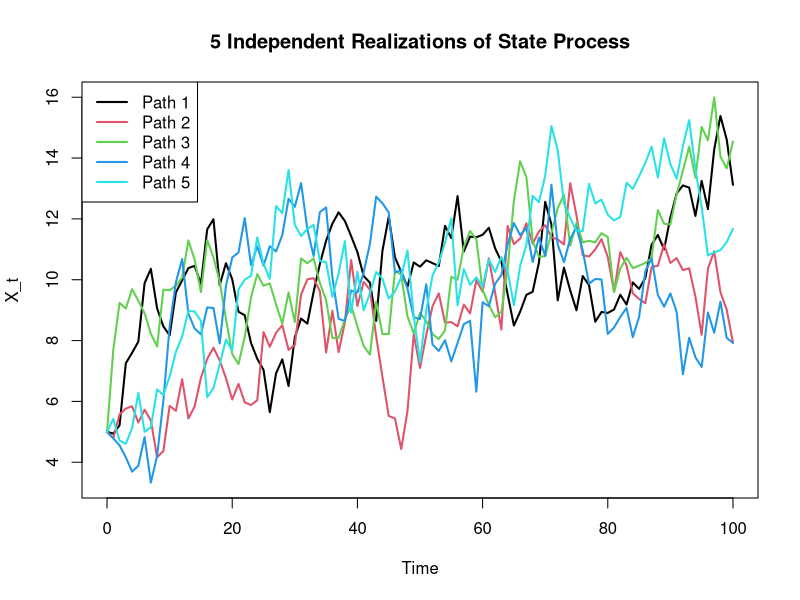
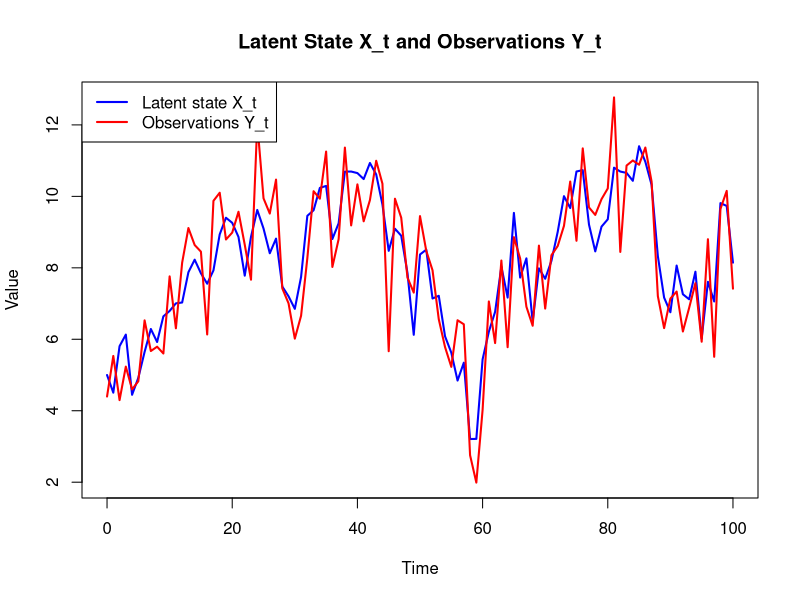
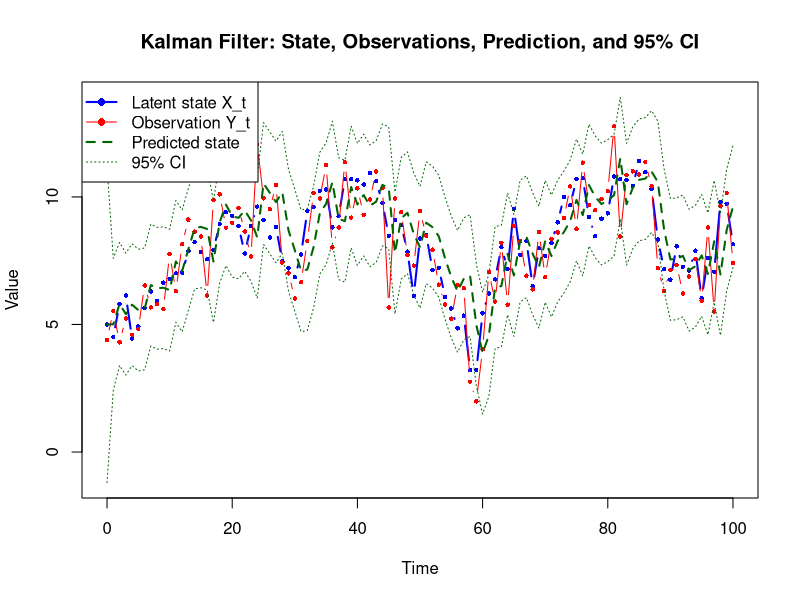

Write the R code that produced these figures, in order. (Note: this script raises an error after producing the figures.)
#### 1.1
set.seed(123)

a <- 0.9
b <- 1
sigma1 <- 1
X0 <- 5
n <- 100
num_of_realisations <- 5

# Matrix to store trajectories
# rows = time 0..100, columns = realization 1..5
X <- matrix(0, nrow = n + 1, ncol = num_of_realisations)

# Initial value
X[1, ] <- X0

# Simulate 5 independent realizations
for (j in 1:num_of_realisations) {
  for (t in 2:(n + 1)) {
    e_t <- rnorm(1, mean = 0, sd = sigma1)
    X[t, j] <- a * X[t - 1, j] + b + e_t
  }
}

#----------------------------------------------#
### PLOT
time <- 0:n
plot(time, X[,1],
     type = "l",
     col = 1,
     lwd = 2,
     ylim = range(X),
     xlab = "Time",
     ylab = "X_t",
     main = "5 Independent Realizations of State Process")

# Add remaining trajectories
for (j in 2:num_of_realisations) {
  lines(time, X[,j], col = j, lwd = 2)
}

# Legend
legend("topleft",
       legend = paste("Path", 1:num_of_realisations),
       col = 1:num_of_realisations,
       lwd = 2)

#----------------------------------------------#

### 1.2
sigma2 <- 1

X <- numeric(n + 1)
Y <- numeric(n + 1)

X[1] <- X0

Y[1] <- X[1] + rnorm(1, mean = 0, sd = sigma2)

for (t in 2:(n + 1)) {
  e1_t <- rnorm(1, mean = 0, sd = sigma1)
  X[t] <- a * X[t - 1] + b + e1_t
  
  e2_t <- rnorm(1, mean = 0, sd = sigma2)
  Y[t] <- X[t] + e2_t
}

#----------------------------------------------#
### PLOT
time <- 0:n

plot(time, X,
     type = "l",
     col = "blue",
     pch = 16,
     lwd = 2,
     ylim = range(c(X, Y)),
     xlab = "Time",
     ylab = "Value",
     main = "Latent State X_t and Observations Y_t")

lines(time, Y,
      type = "l",
      col = "red",
      pch = 16,
      lwd = 2)

legend("topleft",
       legend = c("Latent state X_t", "Observations Y_t"),
       col = c("blue", "red"),
       lty = 1,
       lwd = 2)

#----------------------------------------------#

### 1.3
# Kalman filter
myKalmanFilter <- function(
    y,             # Vector of observations y_t
    theta,       # Model parameters for X_{t+1} = a - b*X_t + c*e_t
    R,             # Measurement noise variance
    x_prior = 0,   # Initial prior mean for X_0
    P_prior = 10   # Initial prior variance for X_0
) {
  a <- theta[1]
  b <- theta[2]
  sigma1 <- theta[3]
  N <- length(y)
  x_pred  <- numeric(N)  # Predicted means
  P_pred  <- numeric(N)  # Predicted variances
  x_filt  <- numeric(N)  # Filtered means
  P_filt  <- numeric(N)  # Filtered variances
  innovation     <- numeric(N)  # Pre-fit residuals: y[t] - x_pred[t]
  innovation_var <- numeric(N)  # Innovation covariance: P_pred[t] + R
  
  for (t in seq_len(N)) {
    # the prediction step
    if (t == 1) {
      x_pred[t] <- x_prior
      P_pred[t] <- P_prior
    } else {
      x_pred[t] <- a*x_filt[t-1] + b
      P_pred[t] <- a*P_filt[t-1]*t(a) + sigma1 # Maybe it shouldn't be power of 2
    }
    
    # the update step
    innovation[t] <- y[t] - x_pred[t]
    innovation_var[t] <- P_pred[t] + R
    
    K_t <- P_pred[t] * solve(innovation_var[t])
    
    x_filt[t] <- x_pred[t] + K_t * (y[t]-x_pred[t])
    P_filt[t] <- P_pred[t] - K_t*innovation_var[t]*t(K_t)
  }
  
  return(list(
    x_pred = x_pred,
    P_pred = P_pred,
    x_filt = x_filt,
    P_filt = P_filt,
    innovation = innovation,
    innovation_var = innovation_var
  ))
}

# Run Kalman filter
theta <- c(a, b, sigma1)
R <- sigma2^2

kf <- myKalmanFilter(
  y = Y,
  theta = theta,
  R = R,
  x_prior = X0,
  P_prior = 10
)

# 95% confidence interval around predicted state
lower <- kf$x_pred - 1.96 * sqrt(kf$P_pred)
upper <- kf$x_pred + 1.96 * sqrt(kf$P_pred)

#----------------------------------------------#
### PLOT
# Plot everything
plot(time, X,
     type = "b",
     col = "blue",
     pch = 16,
     cex = 0.6,
     lwd = 2,
     ylim = range(c(X, Y, lower, upper)),
     xlab = "Time",
     ylab = "Value",
     main = "Kalman Filter: State, Observations, Prediction, and 95% CI")

# Observation Y_t
lines(time, Y,
      type = "b",
      col = "red",
      pch = 16,
      cex = 0.6,
      lwd = 1)

# Predicted state x_hat_{t|t-1}
lines(time, kf$x_pred,
      type = "l",
      col = "darkgreen",
      lwd = 2,
      lty = 2)

# 95% confidence interval
lines(time, lower,
      col = "darkgreen",
      lwd = 1,
      lty = 3)

lines(time, upper,
      col = "darkgreen",
      lwd = 1,
      lty = 3)

legend("topleft",
       legend = c("Latent state X_t",
                  "Observation Y_t",
                  "Predicted state",
                  "95% CI"),
       col = c("blue", "red", "darkgreen", "darkgreen"),
       lty = c(1, 1, 2, 3),
       pch = c(16, 16, NA, NA),
       lwd = c(2, 1, 2, 1))

#----------------------------------------------#

### 1.4
myLogLikFun <- function(theta, y, R, x_prior = 0, P_prior = 10) {
  a <- theta[1]
  b <- theta[2]
  sigma1 <- theta[3]
  
  kf_result <- myKalmanFiter(y, theta, R, x_prior, P_prior)
  err <- kf_result$innovation
  S <- kf_result$innovatizon_var
  
  # Compute log-likelihood contributions from each time step
  logL <- sum(dnorm(err,
                    mean = 0,
                    sd = sqrt(S),
                    log = TRUE))
  logL <- 
    return(-logL)  # Return negative log-likelihood for minimization
}

# Known observation noise variance
R <- 1

# Initial guess: (a, b, sigma1)
theta_start <- c(a, b, sigma1)

# Estimate parameters by minimizing negative log-likelihood
fit <- optim(
  par = theta_start,
  fn = myLogLikFun,
  y = Y,
  R = R,
  x_prior = X0,
  P_prior = 10,
  method = "L-BFGS-B",
  lower = c(-Inf, -Inf, 0.001),   # sigma1 must be positive
  upper = c(Inf, Inf, Inf)
)

# Print results
cat("Estimated a      =", fit$par[1], "\n")
cat("Estimated b      =", fit$par[2], "\n")
cat("Estimated sigma1 =", fit$par[3], "\n")

############################
# Simulate many realizations for n=100
############################
new_a <- 1
new_b <- 0.9
new_sigma1 <- 1

X_mat <- matrix(NA, nrow = n + 1, ncol = n)
Y_mat <- matrix(NA, nrow = n + 1, ncol = n)

X_mat[1, ] <- X0

for (j in 1:n) {
  
  Y_mat[1, j] <- X_mat[1, j] + rnorm(1, 0, R)
  
  for (t in 2:(n + 1)) {
    
    X_mat[t, j] <- new_a * X_mat[t - 1, j] + new_b + rnorm(1, 0, new_sigma1)
    
    Y_mat[t, j] <- X_mat[t, j] + rnorm(1, 0, sigma2)
  }
}

############################
# Estimate parameters
############################
estimates <- matrix(NA, nrow = n, ncol = 3)
colnames(estimates) <- c("a_hat", "b_hat", "sigma1_hat")

theta_start <- c(0.8, 0.8, 1)

for (j in 1:n) {
  
  fit <- optim(
    par = theta_start,
    fn = myLogLikFun,
    y = Y_mat[, j],
    R = R,
    x_prior = X0,
    P_prior = 10,
    method = "L-BFGS-B",
    lower = c(-Inf, -Inf, 0.001),
    upper = c(Inf, Inf, Inf)
  )
  
  estimates[j, ] <- fit$par
}

############################
# Numerical summary
############################
cat("Means of estimates:\n")
print(colMeans(estimates))

cat("\nStandard deviations:\n")
print(apply(estimates, 2, sd))

cat("\nFive-number summaries:\n")
print(summary(estimates))

############################
# Boxplots
############################
par(mfrow = c(1, 3))

boxplot(estimates[, "a_hat"],
        main = "Estimate of a",
        ylab = expression(hat(a)),
        col = "lightblue")
abline(h = new_a, col = "red", lty = 2, lwd = 2)

boxplot(estimates[, "b_hat"],
        main = "Estimate of b",
        ylab = expression(hat(b)),
        col = "lightgreen")
abline(h = new_b, col = "red", lty = 2, lwd = 2)

boxplot(estimates[, "sigma1_hat"],
        main = expression("Estimate of " * sigma[1]),
        ylab = expression(hat(sigma)[1]),
        col = "lightpink")
abline(h = new_sigma1, col = "red", lty = 2, lwd = 2)

par(mfrow = c(1, 1))

### 1.5

### 1.5 bonus
